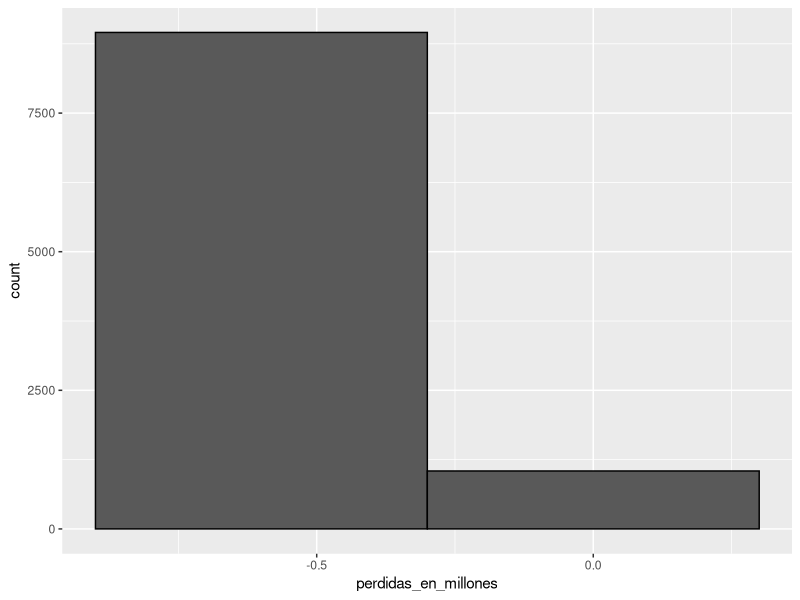

This chart was generated by the following R code:
n <- 1000 #numero de prestamos realizados
per_hip <- -20000 # perdida por ejecución hipotecaria
p <- 0.02 #porcentaje de deudores
# Utilizamos las propiedades de la distribución normal
# para calcular la tasa de interés necesaria 
# para asegurar una cierta probabilidad de perder dinero 
# para una determinada probabilidad de incumplimiento.
incumplimiento <- sample(c(0,1), n, prob = c(1-p, p), replace = TRUE)
sum(incumplimiento * per_hip)

# Utilizando una simulación de Monte Carlo
B <- 10000
perdidas <- replicate(B, {
    incumplimiento <- sample(c(0, 1), n, prob = c(1-p, p), replace = TRUE)
    sum(incumplimiento * per_hip)
})

# graficamos las perdidas esperadas
library(tidyverse)
data.frame(perdidas_en_millones = perdidas/10^6) %>%
    ggplot(aes(perdidas_en_millones)) +
    geom_histogram(binwidth = 0.6, col = "black")

# Utilizando CTL
n*(p*per_hip + (1-p)*0)    # Valor esperado
sqrt(n)*abs(per_hip)*sqrt(p*(1-p))    # error estándar

#para alcanzar el equilibrio x debería ser
x_e <- -per_hip * p / (1 - p)
#interés de
x_e/180000

# Calculando mejor tasa de interés
l <- per_hip
z <- qnorm(0.01)
x <- -l * (n * p - z * sqrt(n * p * (1 - p)))/ (n * (1 - p)
+ z * sqrt(n * p * (1 - p)))
#interés
x / 180000

#ganancia esperada por préstamo
per_hip * p + x * (1 - p)    # Ganancia esperada por préstamo
n * (per_hip * p + x * (1 - p)) # ganancia esperada total

# Utilizamos Monte Carlo para verificar
B <- 100000
ganancia <- replicate(B, {
    sorteos <- sample( c(x, per_hip), n, 
                        prob=c(1-p, p), replace = TRUE) 
    sum(sorteos)
})
mean(ganancia)    # Ganancia esperada total
mean(ganancia<0) # Probabilidad de perder dinero
